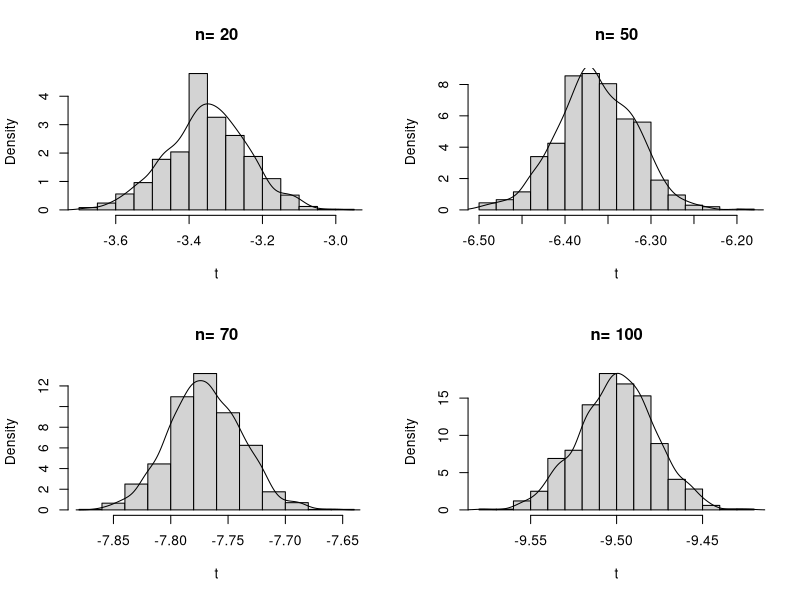
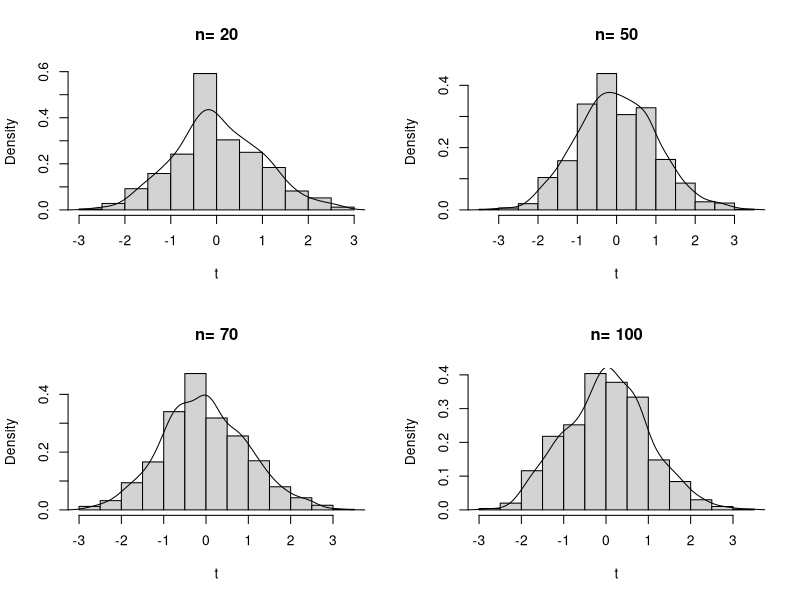

Reproduce these figures in R, in order.
#=================================Binomial Distribution=========================================
set.seed(1234)
par(mfrow= c(2,2))
Xn_bar= array(dim=1)
func_binom= function(n){
  for(i in 1:1000)
  {
    b= rbinom(n,5,0.5)
    Xn_bar[i]=mean(b)
  }
  Xn_bar
  t = (Xn_bar-(n*0.5))/sqrt((n*(0.5^2)))
  hist(t,main=paste("n=",n),freq = F)
  lines(density(t))
}
func_binom(20)
func_binom(50)
func_binom(70)
func_binom(100)
#==============================Poisson Distribution=============================================
set.seed(1234)
par(mfrow= c(2,2))
Xn_bar= array(dim=1)
func_pois= function(n){
  for(i in 1:1000)
  {
    lamda=1
    b= rpois(n,lamda)
    Xn_bar[i]=mean(b)
  }
  Xn_bar
  t = (Xn_bar-lamda)/sqrt(lamda/n)
  hist(t,main=paste("n=",n),freq = F)
  lines(density(t))
}
func_pois(20)
func_pois(50)
func_pois(70)
func_pois(100)
